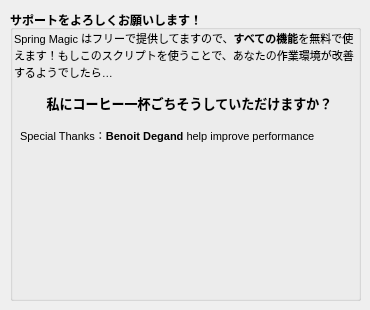
    <widget class="QWidget" name="donate_tab">
     <attribute name="icon">
      <iconset>
       <normaloff>icons/donut.png</normaloff>icons/donut.png</iconset>
     </attribute>
     <attribute name="title">
      <string>寄付</string>
     </attribute>
     <widget class="QGroupBox" name="eng_groupBox">
      <property name="geometry">
       <rect>
        <x>10</x>
        <y>10</y>
        <width>351</width>
        <height>291</height>
       </rect>
      </property>
      <property name="font">
       <font>
        <weight>75</weight>
        <bold>true</bold>
       </font>
      </property>
      <property name="title">
       <string>サポートをよろしくお願いします！</string>
      </property>
      <property name="flat">
       <bool>false</bool>
      </property>
      <widget class="QPushButton" name="donatePayPal_button">
       <property name="geometry">
        <rect>
         <x>150</x>
         <y>200</y>
         <width>51</width>
         <height>51</height>
        </rect>
       </property>
       <property name="cursor">
        <cursorShape>PointingHandCursor</cursorShape>
       </property>
       <property name="toolTip">
        <string>&lt;html&gt;&lt;head/&gt;&lt;body&gt;&lt;p&gt;PayPal Link&lt;/p&gt;&lt;/body&gt;&lt;/html&gt;</string>
       </property>
       <property name="text">
        <string/>
       </property>
       <property name="icon">
        <iconset>
         <normaloff>icons/paypal.png</normaloff>icons/paypal.png</iconset>
       </property>
       <property name="iconSize">
        <size>
         <width>40</width>
         <height>40</height>
        </size>
       </property>
       <property name="flat">
        <bool>true</bool>
       </property>
      </widget>
      <widget class="QLabel" name="label_3">
       <property name="geometry">
        <rect>
         <x>10</x>
         <y>160</y>
         <width>121</width>
         <height>121</height>
        </rect>
       </property>
       <property name="toolTip">
        <string>&lt;html&gt;&lt;head/&gt;&lt;body&gt;&lt;p&gt;AliPay QR Code&lt;/p&gt;&lt;/body&gt;&lt;/html&gt;</string>
       </property>
       <property name="text">
        <string/>
       </property>
       <property name="pixmap">
        <pixmap>icons/ali_pay.png</pixmap>
       </property>
      </widget>
      <widget class="QLabel" name="label_21">
       <property name="geometry">
        <rect>
         <x>220</x>
         <y>160</y>
         <width>121</width>
         <height>121</height>
        </rect>
       </property>
       <property name="mouseTracking">
        <bool>true</bool>
       </property>
       <property name="toolTip">
        <string>&lt;html&gt;&lt;head/&gt;&lt;body&gt;&lt;p&gt;WeChat Pay QR Code&lt;/p&gt;&lt;/body&gt;&lt;/html&gt;</string>
       </property>
       <property name="text">
        <string/>
       </property>
       <property name="pixmap">
        <pixmap>icons/wechat_pay.png</pixmap>
       </property>
      </widget>
      <widget class="QLabel" name="label_22">
       <property name="geometry">
        <rect>
         <x>4</x>
         <y>20</y>
         <width>351</width>
         <height>81</height>
        </rect>
       </property>
       <property name="text">
        <string>&lt;!DOCTYPE HTML PUBLIC &quot;-//W3C//DTD HTML 4.0//EN&quot; &quot;http://www.w3.org/TR/REC-html40/strict.dtd&quot;&gt;
&lt;html&gt;&lt;head&gt;&lt;meta name=&quot;qrichtext&quot; content=&quot;1&quot; /&gt;&lt;style type=&quot;text/css&quot;&gt;
p, li { white-space: pre-wrap; }
&lt;/style&gt;&lt;/head&gt;&lt;body style=&quot; font-family:'SimSun'; font-size:8pt; font-weight:600; font-style:normal;&quot;&gt;
&lt;p style=&quot; margin-top:0px; margin-bottom:0px; margin-left:0px; margin-right:0px; -qt-block-indent:0; text-indent:0px;&quot;&gt;&lt;span style=&quot; font-family:'MS Shell Dlg 2'; font-weight:400;&quot;&gt;Spring Magic はフリーで提供してますので、&lt;/span&gt;&lt;span style=&quot; font-family:'MS Shell Dlg 2';&quot;&gt;すべての機能&lt;/span&gt;&lt;span style=&quot; font-family:'MS Shell Dlg 2'; font-weight:400;&quot;&gt;を無料で使&lt;/span&gt;&lt;/p&gt;
&lt;p style=&quot; margin-top:0px; margin-bottom:0px; margin-left:0px; margin-right:0px; -qt-block-indent:0; text-indent:0px;&quot;&gt;&lt;span style=&quot; font-family:'MS Shell Dlg 2'; font-weight:400;&quot;&gt;えます！もしこのスクリプトを使うことで、あなたの作業環境が改善&lt;/span&gt;&lt;/p&gt;
&lt;p style=&quot; margin-top:0px; margin-bottom:0px; margin-left:0px; margin-right:0px; -qt-block-indent:0; text-indent:0px;&quot;&gt;&lt;span style=&quot; font-family:'MS Shell Dlg 2'; font-weight:400;&quot;&gt;するようでしたら…&lt;/span&gt;&lt;/p&gt;
&lt;p align=&quot;center&quot; style=&quot; margin-top:12px; margin-bottom:12px; margin-left:0px; margin-right:0px; -qt-block-indent:0; text-indent:0px;&quot;&gt;&lt;span style=&quot; font-family:'MS Shell Dlg 2'; font-size:10pt;&quot;&gt;私にコーヒー一杯ごちそうしていただけますか？&lt;/span&gt;&lt;/p&gt;&lt;/body&gt;&lt;/html&gt;</string>
       </property>
      </widget>
      <widget class="QLabel" name="label">
       <property name="geometry">
        <rect>
         <x>10</x>
         <y>110</y>
         <width>331</width>
         <height>31</height>
        </rect>
       </property>
       <property name="font">
        <font>
         <family>Microsoft Sans Serif</family>
         <pointsize>10</pointsize>
         <weight>50</weight>
         <bold>false</bold>
        </font>
       </property>
       <property name="text">
        <string>&lt;html&gt;&lt;head/&gt;&lt;body&gt;&lt;p&gt;&lt;span style=&quot; font-size:8pt;&quot;&gt;Special Thanks：&lt;/span&gt;&lt;span style=&quot; font-size:8pt; font-weight:600;&quot;&gt;Benoit Degand&lt;/span&gt;&lt;span style=&quot; font-size:8pt;&quot;&gt; help improve performance&lt;/span&gt;&lt;/p&gt;&lt;/body&gt;&lt;/html&gt;</string>
       </property>
      </widget>
     </widget>
    </widget>
